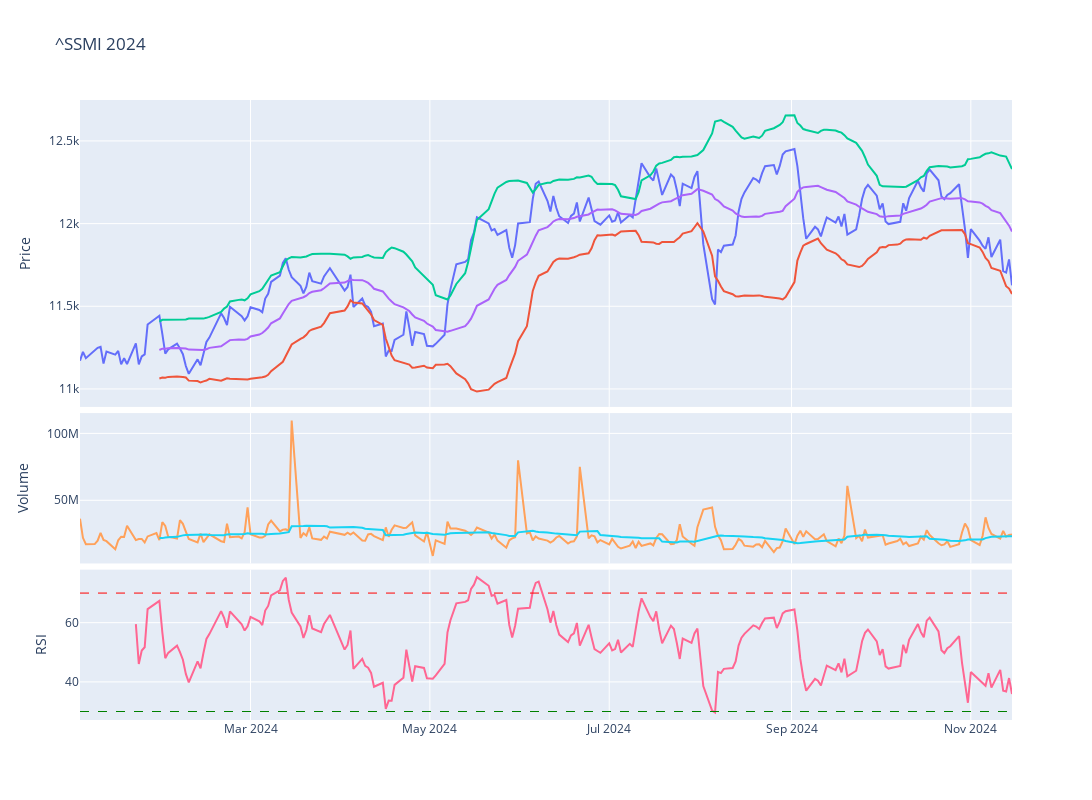

The notebook cell this image was saved under:
### Code cell
# Plot the adjusted close price
fig = make_subplots(rows=4, cols=1,shared_xaxes=True,vertical_spacing=0.01,specs=[[{'rowspan':2,'colspan':1}],[None],[{'rowspan':1,'colspan':1}],[{'rowspan':1,'colspan':1}]])

# Graph (1,1)
fig.add_trace(go.Scatter(x=stock_ticker['Adj Close'].loc[year].index,y=stock_ticker['Adj Close'].loc[year],mode="lines",name=f'{ticker}'),row=1,col=1)
fig.add_trace(go.Scatter(x=stock_ticker['BB_Lower'].loc[year].index,y=stock_ticker['BB_Lower'].loc[year],mode="lines",name='BB_Lower'),row=1,col=1)
fig.add_trace(go.Scatter(x=stock_ticker['BB_Upper'].loc[year].index,y=stock_ticker['BB_Upper'].loc[year],mode="lines",name='BB_Upper'),row=1,col=1)
fig.add_trace(go.Scatter(x=stock_ticker['MMA20'].loc[year].index,y=stock_ticker['MMA20'].loc[year],mode="lines",name='MMA20'),row=1,col=1)
# Update xaxis properties
fig.update_yaxes(title_text="Price", row=1, col=1)

# Graph (3,1)
fig.add_trace(go.Scatter(x=stock_ticker['Volume'].loc[year].index,y=stock_ticker['Volume'].loc[year],mode="lines",name='Volume'),row=3, col=1)
fig.add_trace(go.Scatter(x=stock_ticker['Volume'].loc[year].index,y=stock_ticker['Volume'].loc[year].rolling(20).mean(),mode="lines",name='MMA20'),row=3,col=1)
fig.update_yaxes(title_text="Volume", row=3, col=1)

# Graph (4,1)
fig.add_trace(go.Scatter(x=stock_ticker['RSI'].loc[year].index,y=stock_ticker['RSI'].loc[year],mode="lines",name='RSI'),row=4, col=1)
fig.add_hline(y=30, line_width=1, line_dash="dash", line_color="green",row=4,col=1)
fig.add_hline(y=70, line_width=1, line_dash="dash", line_color="red",row=4,col=1)
fig.update_yaxes(title_text="RSI", row=4, col=1)

fig.update_layout(height=800, width=1300,showlegend=False,title=f"{ticker} {year}")

fig.show()

### Figure 1 — Plotly figure (JSON) as saved in the notebook; plotly's stock layout.template omitted (floating-point values rounded to 4 significant figures; data arrays with more than 128 entries replaced by an {"elided": "..."} marker saying what was removed)
{"data": [{"mode": "lines", "name": "^SSMI", "type": "scatter", "x": {"elided": "221 str values"}, "xaxis": "x", "y": {"elided": "221 float values"}, "yaxis": "y"}, {"mode": "lines", "name": "BB_Lower", "type": "scatter", "x": {"elided": "221 str values"}, "xaxis": "x", "y": {"elided": "221 float values"}, "yaxis": "y"}, {"mode": "lines", "name": "BB_Upper", "type": "scatter", "x": {"elided": "221 str values"}, "xaxis": "x", "y": {"elided": "221 float values"}, "yaxis": "y"}, {"mode": "lines", "name": "MMA20", "type": "scatter", "x": {"elided": "221 str values"}, "xaxis": "x", "y": {"elided": "221 float values"}, "yaxis": "y"}, {"mode": "lines", "name": "Volume", "type": "scatter", "x": {"elided": "221 str values"}, "xaxis": "x2", "y": {"elided": "221 int values"}, "yaxis": "y2"}, {"mode": "lines", "name": "MMA20", "type": "scatter", "x": {"elided": "221 str values"}, "xaxis": "x2", "y": {"elided": "221 int values"}, "yaxis": "y2"}, {"mode": "lines", "name": "RSI", "type": "scatter", "x": {"elided": "221 str values"}, "xaxis": "x3", "y": {"elided": "221 float values"}, "yaxis": "y3"}], "layout": {"height": 800, "shapes": [{"line": {"color": "green", "dash": "dash", "width": 1}, "type": "line", "x0": 0, "x1": 1, "xref": "x3 domain", "y0": 30, "y1": 30, "yref": "y3"}, {"line": {"color": "red", "dash": "dash", "width": 1}, "type": "line", "x0": 0, "x1": 1, "xref": "x3 domain", "y0": 70, "y1": 70, "yref": "y3"}], "showlegend": false, "title": {"text": "^SSMI 2024"}, "width": 1300, "xaxis": {"anchor": "y", "domain": [0, 1], "matches": "x3", "showticklabels": false}, "xaxis2": {"anchor": "y2", "domain": [0, 1], "matches": "x3", "showticklabels": false}, "xaxis3": {"anchor": "y3", "domain": [0, 1]}, "yaxis": {"anchor": "x", "domain": [0.505, 1], "title": {"text": "Price"}}, "yaxis2": {"anchor": "x2", "domain": [0.2525, 0.495], "title": {"text": "Volume"}}, "yaxis3": {"anchor": "x3", "domain": [0, 0.2425], "title": {"text": "RSI"}}}}
